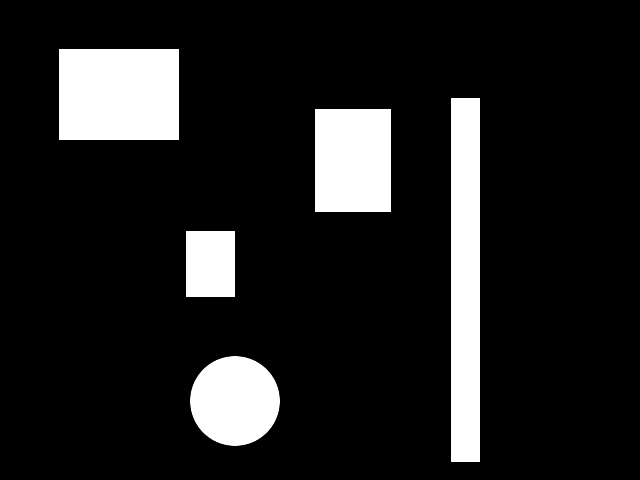
#> input picture rsc/teste2.png, 640 x 480 px
$ python trab3.py ../rsc/teste2.png
#> lines starting #> are read from the running program, lines starting #| are printed output that depends on the picture
import numpy as np
import cv2
import sys


def create_palet():
    red0 = np.random.randint(0, 256)
    red1 = np.random.randint(0, 256)
    green0 = np.random.randint(0, 256)
    green1 = np.random.randint(0, 256)
    blue0 = np.random.randint(0, 256)
    blue1 = np.random.randint(0, 256)

    red = np.linspace(red0, red1, 256)
    green = np.linspace(green0, green1, 256)
    blue = np.linspace(blue0, blue1, 256)

    red = np.uint8(np.tile(red.reshape(256, 1), 256))
    green = np.uint8(np.tile(green.reshape(256, 1), 256))
    blue = np.uint8(np.tile(blue.reshape(256, 1), 256))

    return np.dstack((blue, green, red))

img = cv2.imread(sys.argv[1], 0)
#> img is the input picture: shape (480, 640); min 0, max 255, mean 32.3
cv2.imshow('in', img)
palet = create_palet()
cv2.imshow('palet', palet)
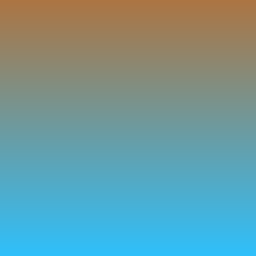
#> window 'palet': shape (256, 256, 3); mean B, G, R 158.5, 154, 109

palet = palet[:, 0]

height, width = img.shape
#> height = 480; width = 640
imgOut = np.zeros((height, width, 3), dtype=np.uint8)
imgOut[::, ::] = palet[img[::, ::]]
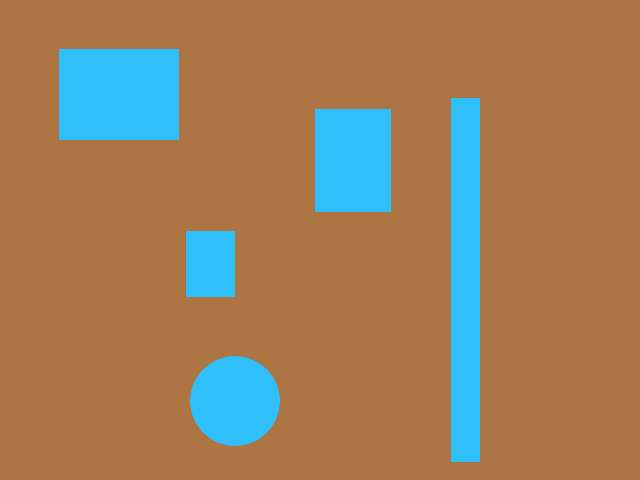
#> imgOut: shape (480, 640, 3); mean of channels 0, 1, 2 90.3, 126.5, 156.2; drawn as B, G, R

cv2.imshow('out', imgOut)
cv2.waitKey(0)
cv2.waitKey(0)
cv2.waitKey(0)
cv2.destroyAllWindows()

$ run again, on rsc/guardaChuva.jpg
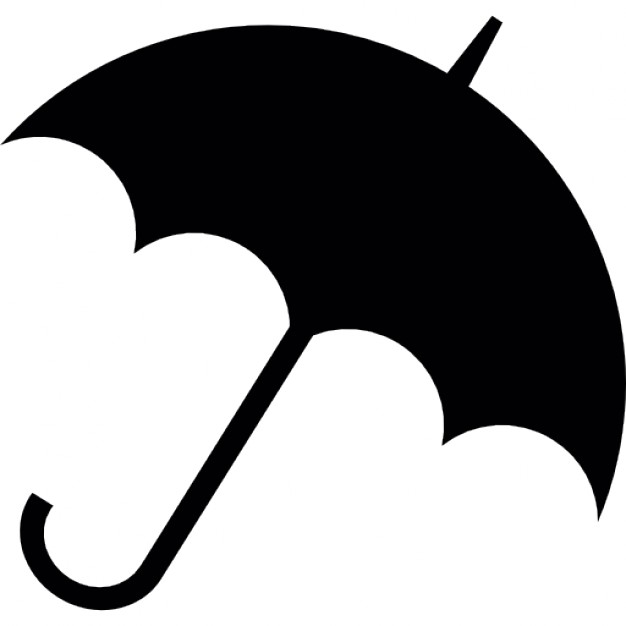
#> input picture rsc/guardaChuva.jpg, 626 x 626 px
#> `imgOut[::, ::] = palet[img[::, ::]]`:
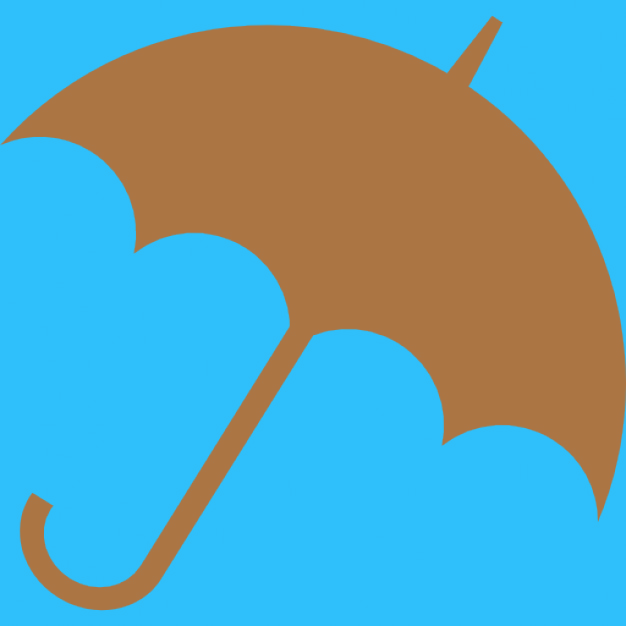
#> imgOut: shape (626, 626, 3); mean of channels 0, 1, 2 179.2, 162.7, 95.4; drawn as B, G, R
